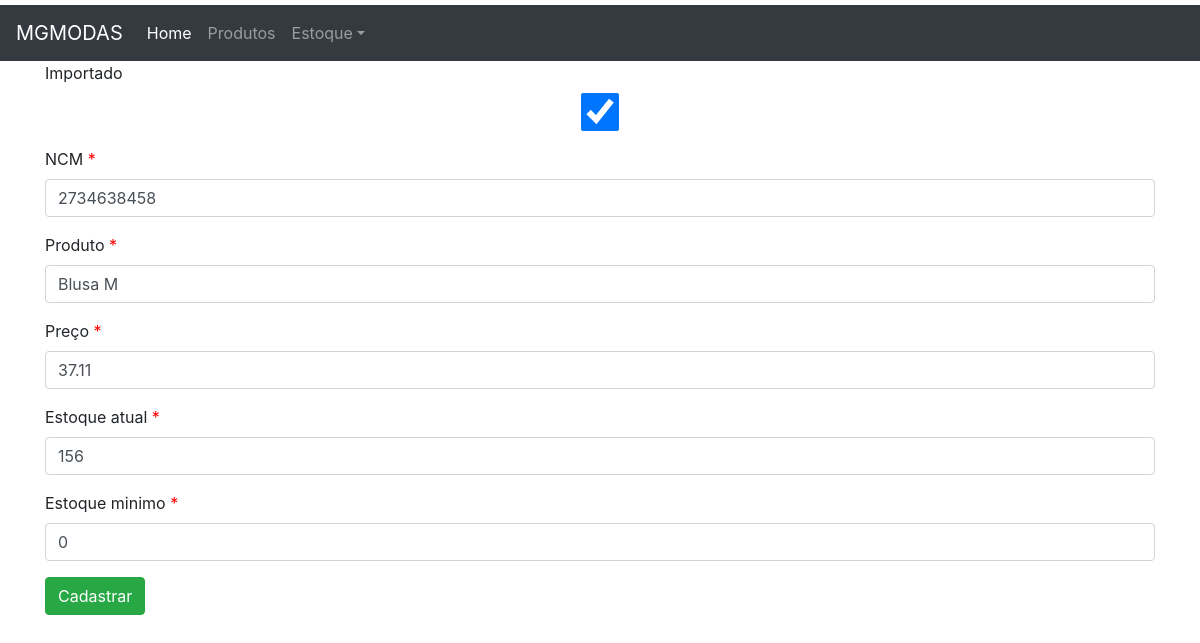
/produto/3/edit, run on the app's committed database.
### produto/models.py (models this page shows, shortened)
class Produto(models.Model):
    importado = models.BooleanField(default=False)
    ncm= models.CharField('NCM',max_length=10)
    produto = models.CharField('Produto',max_length=100, unique=True)
    preco= models.DecimalField('preço',decimal_places=2,max_digits=10)
    estoque= models.IntegerField('estoque atual',)
    estoque_minimo= models.PositiveIntegerField('estoque minimo',default=0)
    class Meta:
        ordering = ('produto',)

### produto/views.py (the view)
# urls.py: path('<int:pk>/edit', v.ProdutoUpdate.as_view(), name='produto_edit'),
class ProdutoUpdate(UpdateView):
    model = Produto
    template_name = 'produto_form.html'
    form_class = ProdutoForm

### produto/forms.py
class ProdutoForm(forms.ModelForm):
    class Meta:
        model = Produto
        fields = '__all__'

### produto/templates/produto_form.html (shortened to what this page needs)
{% extends "base.html" %}
{% load widget_tweaks %}
{%block content%}
<form method="POST" novalidate>
    {% for field in form.visible_fields %}
        <div class="form-group{%if field.errors%} has-error {%endif%}">
                <label for="{{ field.id_for_label }}">
                    {% if field.field.required %}
                        <span class="required">{{ field.label }} </span>
                    {%else %}
                       {{ field.label }}
                    {%endif%}
                </label>
            {% render_field field class="form-control" %}
        </div>
    {%endfor%}
    <button type="submit" class="btn btn-success">Cadastrar</button>
</form>
{%endblock content%}

### produto/templates/produto_form.html (style rules this page uses)
span.required:after { content:"*"; color:red; }

### core/templates/base.html (style rules this page uses)
body { margin-top: 5px; }

### data on the page
Produto: importado "☑" "2734638458" "Blusa M" "37.11" "156" "0"

### other printed values
{{ field.label }} "Importado"
{{ field.label }} "NCM" "Produto" "Preço" "Estoque atual" "Estoque minimo"
